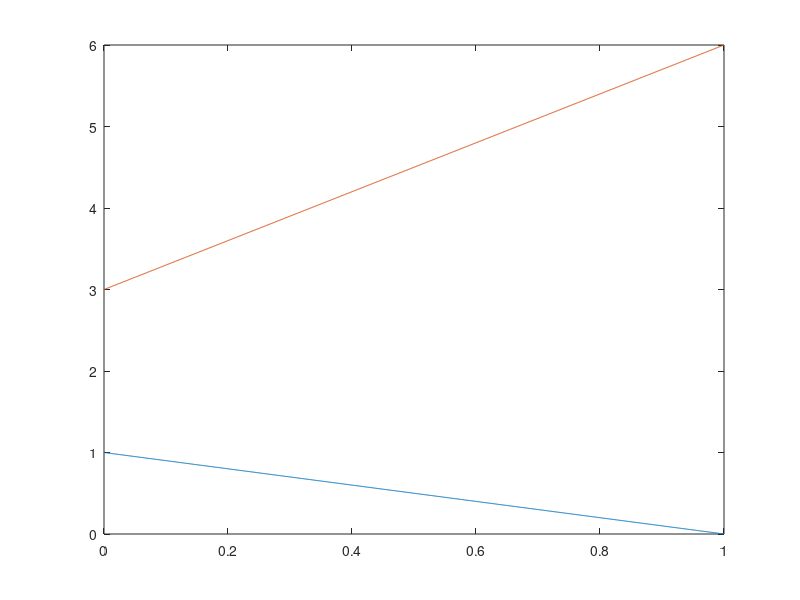

Reproduce this figure in MATLAB.
clear all;
close all; 
clc
%% Initialinsing LPP
A=[1 1; 3 -1; 1 0; 0 1];
B=[1;-3;0;0];
constr=[1;1];
c=[1 1];
n=size(A,1);
P=max(B);x=0:0.001:P;
objective=1;
%
%%Plotting the const
for i=1:n-2
    if A(i,2)~=0
        lines(i,:)=(B(i)-A(i,1)*x)/A(i,2);
    else
        lines(i,:)=x;
    end
end
%% Plotting ii
for i=1:n-2
    if A(i,2)~=0
        plot(x,max(lines(i,:),0))
        hold on
        %drawnow 
        pause(1)
    else
        line([B(i)/A(i,1),B(i)/A(i,1)],xlim)
        hold on
        pause(1)
    end
end    

pairs=nchoosek(1:n,2);pt=[];
for i=1:size(pairs,1)
    A1=[ A(pairs(i,1),:);A(pairs(i,2),:)];
    B1=[B(pairs(i,1));B(pairs(i,2))];
    if cond(A1) > 10000000
        fprintf('Pair %d is singular or nearly singular. Skipping ', i)
        continue;
    end
    x=A1\B1; % \ is inverse
    if x >= 0
        pt=[pt x];
    end
end
pt=pt';
sol=unique(pt,'rows');
hold on;

%%Keeping only feasible points
x1=sol(:,1); x2=sol(:,2);
for i=1:size(A,1)-2
    if constr(i) > 0 % constr <=
        ind = find(A(i,:)*sol' > B(i));
        sol(ind,:)=[];
    elseif constr(i) < 0
        ind = find(A(i,:)*sol' < B(i));
        sol(ind,:)=[];
    else
        constr(i)=0;
        ind = find(A(i,:)*sol' ~= B(i));
        sol(ind,:)=[];
    end
end
if numel(sol) == 0
    fprintf('Infeasible LPP\n')
else
    obj_val = c * sol';
    if objective == 1
        [value,ind] = max(obj_val);
        fprintf("The optimum value is %f\n", value)
        fprintf('Point of optima is: (%g, %g)\n', sol(ind,:))
    else
        [value,ind] = min(obj_val);
        fprintf("The optimum value is %f\n", value)
        fprintf('Point of optima is: (%g, %g)\n', sol(ind,:))
    end
end

if numel(sol) ~= 0
    x = sol(:,1);
    y = sol(:,2);
    hold on
    if size(sol,1) == 1
        fprintf('The feasible region contains only 1 point\n')
    elseif size(sol,1) == 2
        fprintf('The feasible region is a line segment\n');
    else 
        k = convhull(x, y);
        fill(x(k), y(k), 'm', 'FaceAlpha', 0.4); % Changed color to pink ('m' for magenta)
        scatter(x, y, 'filled')
        drawnow;
        pause(1);
    end
end
